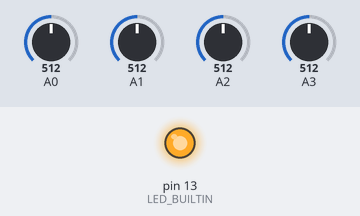
Simulated run of this sketch. Board: Arduino Uno, built with avr-gcc and run on an emulated ATmega328P. Shown: output pins drawn as LEDs (lit = HIGH). The test bench sets the inputs (shaded band); at power-on: A0 = 512, A1 = 512, A2 = 512, A3 = 512. What the sketch prints to the serial monitor is not drawn.

Above: at 0.01 s.
At 2.8 s:
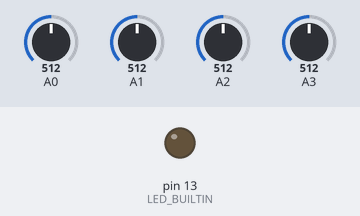
2.9 s: A0 set to 716
4.6 s: A1 set to 716
6.2 s: A2 set to 716
7.7 s: A3 set to 716
9.2 s: A0 set to 992
11.3 s: A1 set to 992
Timing chart, 0 to 13.9 s (numbered marks = the images above; inputs shaded):
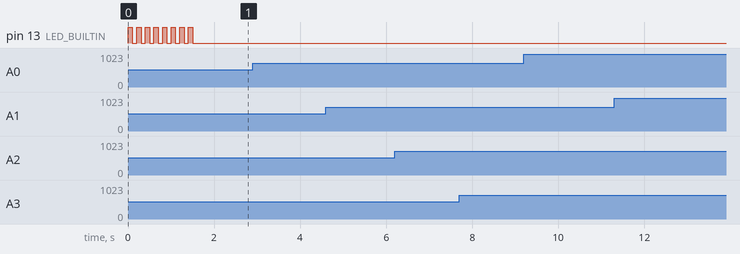

Measured:
- after the input at 2.9 s, every drawn part: stays the same
- after the input at 4.6 s, every drawn part: stays the same
- after the input at 6.2 s, every drawn part: stays the same
- after the input at 7.7 s, every drawn part: stays the same
- after the input at 9.2 s, every drawn part: stays the same
- after the input at 11.3 s, every drawn part: stays the same

The sketch:

ArduinoCode.ino
```cpp
#include "COBS.h"
#include "Crc16.h"

#define BAUDRATE 115200             //Data Speed
#define PACKET_SIZE 512            // Input Packet size
#define HEADER_SIZE 6

typedef union                       // Used for float to byte conversion
{
  float number;
  uint8_t bytes[4];
} FLOATUNION_t;

// Packet structure:
//
// <lenlo> <lenhi> <crc16ln> <crc16hi> <cmd> <dataType> [data]
//
// <lenlo>    Packet length low
// <lenhi>    Packet length high
// <crclo>    CRC16 checksum low
// <crchi>    CRC16 checksum high
// <cmd>      Command byte
// <dataType> Data type
// [data]     Data bytes
//
//
// Data Type Identifiers:
//
//  01 - ByteArray
//  02 - bool
//  03 - int
//  04 - float
//  05 - string
//  06 - int2
//  07 - int3
//  08 - float2
//  09 - float3
//  10 - float4

//============================================================================//
//========================================================// Serial Declarations

int bytesReceived = 0;                        // number of bytes received
const uint8_t packetMarker = (uint8_t) 0x00;  // packet marker
uint8_t inputBuffer[PACKET_SIZE];             // buffer to store input
Crc16 crc;                                    // CRC algorithm for checksum


//============================================================================//
//========================================================// Lifecycle functions

int testPin = 0;
float testVal = 0;


//--------------------------------------------------------//
//------------------------------// setup - called at startup
void setup()
{
  // put your setup code here, to run once:
  Serial.begin(BAUDRATE);
  pinMode(LED_BUILTIN, OUTPUT);
  pinMode(testPin, INPUT);

  flashLED(8, 100);
}


//--------------------------------------------------------//
//--------------------------------// loop - called in a loop
void loop()
{
  // receive data from computer
  //  receive();

  //testVal = analogRead(testPin);
  //Serial.println(analogRead(A3));
  //send raw sensor values
  sendFloat(2, smooth(A0));
  sendFloat(3, smooth(A1));
  sendFloat(4, smooth(A2));

  //remap A3 to take 0-1023 -> -180-180
  //float angle = map(analogRead(A3), 0, 1023, -1, 1);
  float angle = smooth(A3);
  sendFloat(5, angle);

  delay(10);

  // put your main code here, to run repeatedly:
}


// SMOOTH FUNCTION

int smooth(int sensor) {

  int value = 0;
  int numReadings = 15;

  for (int i = 0; i < numReadings; i++) {
    // Read sensor data
    value = value + analogRead(sensor);

    // 1ms pause adds more stability between reads.
    delay(1);
  }

  // Take an average of all the readings.
  value = value / numReadings;

  // Scale to 8 bits (0 - 255).
  //  value = value / 4;

  return value;
}

//// SMOOTH FUNCTION


//============================================================================//
//===========================================================// Serial functions

//--------------------------------------------------------//
//-----------------------------------------// Send ByteArray
void sendBytes(int cmd, uint8_t* bytes, size_t len) {
  sendPacket(cmd, 1, bytes, len);
}


//--------------------------------------------------------//
//-------------------------------------------// Send Boolean
void sendBool(int cmd, bool b)
{
  uint8_t buffer[4];
  copyIntToBuf(b, buffer, 0);
  sendPacket(cmd, 2, buffer, 1);
}


//--------------------------------------------------------//
//-------------------------------------------// Send Integer
void sendInt(int cmd, int i)
{
  uint8_t buffer[4];
  copyIntToBuf(i, buffer, 0);
  sendPacket(cmd, 3, buffer, 4);
}


//--------------------------------------------------------//
//---------------------------------------------// Send Float
void sendFloat(int cmd, float f)
{
  uint8_t buffer[4];
  copyFloatToBuf(f, buffer, 0);
  sendPacket(cmd, 4, buffer, 4);
}


//--------------------------------------------------------//
//--------------------------------------------// Send String
void sendString(int cmd, uint8_t* s, size_t len)
{
  sendPacket(cmd, 5, s, len);
}


//--------------------------------------------------------//
//----------------------------------------// Send 2 Integers
void sendInt2(int cmd, int i1, int i2)
{
  uint8_t buffer[8];
  copyIntToBuf(i1, buffer, 0);
  copyIntToBuf(i2, buffer, 4);
  sendPacket(cmd, 6, buffer, 8);
}


//--------------------------------------------------------//
//----------------------------------------// Send 3 Integers
void sendInt3(int cmd, int i1, int i2, int i3)
{
  uint8_t buffer[12];
  copyIntToBuf(i1, buffer, 0);
  copyIntToBuf(i2, buffer, 4);
  copyIntToBuf(i3, buffer, 8);
  sendPacket(cmd, 7, buffer, 12);
}


//--------------------------------------------------------//
//------------------------------------------// Send 2 Floats
void sendFloat2(int cmd, float f1, float f2)
{
  uint8_t buffer[8];
  copyFloatToBuf(f1, buffer, 0);
  copyFloatToBuf(f2, buffer, 4);
  sendPacket(cmd, 8, buffer, 8);
}


//--------------------------------------------------------//
//------------------------------------------// Send 3 Floats
void sendFloat3(int cmd, float f1, float f2, float f3)
{
  uint8_t buffer[12];
  copyFloatToBuf(f1, buffer, 0);
  copyFloatToBuf(f2, buffer, 4);
  copyFloatToBuf(f3, buffer, 8);
  sendPacket(cmd, 9, buffer, 12);
}


//--------------------------------------------------------//
//------------------------------------------// Send 4 Floats
void sendFloat4(int cmd, float f1, float f2, float f3, float f4)
{
  uint8_t buffer[16];
  copyFloatToBuf(f1, buffer, 0);
  copyFloatToBuf(f2, buffer, 4);
  copyFloatToBuf(f3, buffer, 8);
  copyFloatToBuf(f4, buffer, 12);
  sendPacket(cmd, 10, buffer, 16);
}


//--------------------------------------------------------//
//-------------------------------------// Send data to Unity
void sendPacket(int cmd, int dataType, uint8_t* buffer, size_t len)
{
  int checksum = crc.computeChecksum(buffer, len);
  uint8_t serialPacket[len + HEADER_SIZE];

  serialPacket[0] = (uint8_t) (len & 0xff);
  serialPacket[1] = (uint8_t) ((len >> 8) & 0xff);
  serialPacket[2] = (uint8_t) (checksum & 0xff);
  serialPacket[3] = (uint8_t) ((checksum >> 8) & 0xff);
  serialPacket[4] = (uint8_t) cmd;
  serialPacket[5] = (uint8_t) dataType;

  memcpy(serialPacket + HEADER_SIZE * sizeof(uint8_t), buffer, len * sizeof(uint8_t));

  uint8_t _encodeBuffer[COBS::getEncodedBufferSize(len + HEADER_SIZE)];

  size_t numEncoded = COBS::encode(serialPacket, len + HEADER_SIZE, _encodeBuffer);

  Serial.write(_encodeBuffer, numEncoded);
  Serial.write(packetMarker);
}


//--------------------------------------------------------//
//------------------------------------// Get data from Unity
void receive()
{
  if (Serial.available())
  {

    uint8_t x = Serial.read();

    if (x == packetMarker)
    {
      if (bytesReceived > HEADER_SIZE)
        parseData();
      bytesReceived = 0;
    }
    else
    {
      if (bytesReceived >= PACKET_SIZE)
      {
        // Packet overrun. if this happens, dismiss current packet.
        // If this happens your PACKET_SIZE is too small!
        bytesReceived = 0;
      }
      else
      {
        inputBuffer[bytesReceived++] = x;
      }
    }
  }
}


//--------------------------------------------------------//
//-----------------------------------------// Parse the data
void parseData()
{
  // decode packet
  uint8_t decodedBuffer[bytesReceived + 5];     // buffer to decoded input
  int decodedPacketSize = COBS::decode(inputBuffer, bytesReceived, decodedBuffer);

  // disect packt
  int len = decodedBuffer[0] | (decodedBuffer[1] << 8);
  int checksum = decodedBuffer[2] | (decodedBuffer[3] << 8);
  int cmd = decodedBuffer[4];
  int dataType = decodedBuffer[5];
  uint8_t dataPacket[decodedPacketSize - HEADER_SIZE];
  memcpy(dataPacket, decodedBuffer + HEADER_SIZE * sizeof(uint8_t), (decodedPacketSize - HEADER_SIZE) * sizeof(uint8_t));

  // check length
  if ((decodedPacketSize - HEADER_SIZE) != len)
  {
    //    flashLED(4, 100);
    return;
  }

  // checksum
  int packetChecksum = crc.computeChecksum(dataPacket, decodedPacketSize - HEADER_SIZE);
  if (checksum != packetChecksum)
  {
    //    flashLED(6, 100);
    return;
  }

  // echo msg back - remove this and add your own implementation below
  sendPacket(cmd, dataType, dataPacket, decodedPacketSize - HEADER_SIZE);

  // deal with data here. don't forget about the command byte!
  switch (dataType)
  {
    case 1: // ByteArray
      {
        uint8_t* bytes = dataPacket;
        size_t bytesLen = decodedPacketSize - HEADER_SIZE;
        // use the byte array here
      }
      break;
    case 2: // bool
      {
        bool b = getBoolFromBuf(dataPacket, 0);
        // use the boolean here
      }
      break;
    case 3: // int
      {
        int i = getIntFromBuf(dataPacket, 0);
        // use the integer here
      }
      break;
    case 4: // float
      {
        float f = getFloatFromBuf(dataPacket, 0);
        // use the float here
      }
      break;
    case 5: // string
      {
        char* string = (char*) dataPacket;
        // use the string here
      }
      break;
    case 6: // int2
      {
        int i1 = getIntFromBuf(dataPacket, 0);
        int i2 = getIntFromBuf(dataPacket, 4);
        // use the integers here
      }
      break;
    case 7: // int3
      {
        int i1 = getIntFromBuf(dataPacket, 0);
        int i2 = getIntFromBuf(dataPacket, 4);
        int i3 = getIntFromBuf(dataPacket, 8);
        // use the integers here
      }
      break;
    case 8: // float2
      {
        float f1 = getFloatFromBuf(dataPacket, 0);
        float f2 = getFloatFromBuf(dataPacket, 4);
        // use the floats here
      }
      break;
    case 9: // float3
      {
        float f1 = getFloatFromBuf(dataPacket, 0);
        float f2 = getFloatFromBuf(dataPacket, 4);
        float f3 = getFloatFromBuf(dataPacket, 8);
        // use the floats here
      }
      break;
    case 10: // float4
      {
        float f1 = getFloatFromBuf(dataPacket, 0);
        float f2 = getFloatFromBuf(dataPacket, 4);
        float f3 = getFloatFromBuf(dataPacket, 8);
        float f4 = getFloatFromBuf(dataPacket, 12);
        // use the floats here
      }
      break;
    default:
      break;
  }

}


//============================================================================//
//======================================================// Utilities and Helpers

//--------------------------------------------------------//
//----------------------------------------------// Flash LED
void flashLED(int n, int d) {
  for (int i = 0; i < n; i++) {
    digitalWrite(LED_BUILTIN, HIGH);
    delay(d);
    digitalWrite(LED_BUILTIN, LOW);
    delay(d);
  }
}


//--------------------------------------------------------//
//------------------------------------// Copy bool to buffer
void copyBoolToBuf(bool val, uint8_t* buffer, int offset)
{
  byte* b = (byte*) &val;
  memcpy(buffer + offset, b, 1);
}


//--------------------------------------------------------//
//-------------------------------------// Copy int to buffer
void copyIntToBuf(int val, uint8_t* buffer, int offset)
{
  byte* b = (byte*) &val;
  memcpy(buffer + offset, b, 4);
}


//--------------------------------------------------------//
//-----------------------------------// Copy float to buffer
void copyFloatToBuf(float val, uint8_t* buffer, int offset)
{
  byte* b = (byte*) &val;
  memcpy(buffer + offset, b, 4);
}


//--------------------------------------------------------//
//--------------------------------// Get boolean from buffer
bool getBoolFromBuf(uint8_t* buffer, int offset) {
  return (bool) buffer[offset];
}


//--------------------------------------------------------//
//--------------------------------// Get integer from buffer
int getIntFromBuf(uint8_t* buffer, int offset) {
  return buffer[offset] |
         (buffer[offset + 1] << 8) |
         (buffer[offset + 2] << 16) |
         (buffer[offset + 3] << 24);
}


//--------------------------------------------------------//
//----------------------------------// Get float from buffer
float getFloatFromBuf(uint8_t* buffer, int offset) {
  FLOATUNION_t f;
  for (int i = 0; i < 4; i++) {
    f.bytes[i] = buffer[offset + i];
  }
  return f.number;
}
```

COBS.h
```cpp
#pragma once

#include "Arduino.h"

class COBS
{
  public:

    static size_t encode(const uint8_t* buffer, size_t size, uint8_t* encodedBuffer)
    {
      size_t readIndex = 0;
      size_t writeIndex = 1;
      size_t codeIndex = 0;
      uint8_t code = 1;

      while (readIndex < size)
      {
        if (buffer[readIndex] == 0)
        {
          encodedBuffer[codeIndex] = code;
          code = 1;
          codeIndex = writeIndex++;
          readIndex++;
        }
        else
        {
          encodedBuffer[writeIndex++] = buffer[readIndex++];
          code++;

          if (code == 0xFF)
          {
            encodedBuffer[codeIndex] = code;
            code = 1;
            codeIndex = writeIndex++;
          }
        }
      }

      encodedBuffer[codeIndex] = code;

      return writeIndex;
    }

    static size_t decode(const uint8_t* encodedBuffer, size_t size, uint8_t* decodedBuffer)
    {
        if (size == 0)
            return 0;

        size_t readIndex = 0;
        size_t writeIndex = 0;
        uint8_t code = 0;
        uint8_t i = 0;

        while (readIndex < size)
        {
            code = encodedBuffer[readIndex];

            if (readIndex + code > size && code != 1)
            {
                return 0;
            }

            readIndex++;

            for (i = 1; i < code; i++)
            {
                decodedBuffer[writeIndex++] = encodedBuffer[readIndex++];
            }

            if (code != 0xFF && readIndex != size)
            {
                decodedBuffer[writeIndex++] = '\0';
            }
        }

        return writeIndex;
    }

    static size_t getEncodedBufferSize(size_t unencodedBufferSize)
    {
        return unencodedBufferSize + unencodedBufferSize / 254 + 1;
    }
};
```

Crc16.h
```cpp
#pragma once

#include "Arduino.h"

class Crc16 {

  public:

    const uint16_t polynomial = 0xA001;
    uint16_t table[256];

    Crc16() {
      uint16_t value;
      uint16_t tempVal;
      for (uint16_t i = 0; i < 256; ++i)
      {
        value = 0;
        tempVal = i;
        for (uint8_t j = 0; j < 8; ++j)
        {
          if (((value ^ tempVal) & 0x0001) != 0)
          {
            value = (uint16_t)((value >> 1) ^ polynomial);
          }
          else
          {
            value >>= 1;
          }
          tempVal >>= 1;
        }
        table[i] = value;
      }
    }

    uint16_t computeChecksum(const uint8_t* buffer, size_t size) {
      uint16_t crc = 0;
      for (int i = 0; i < size; ++i)
      {
        uint8_t index = (uint8_t)(crc ^ buffer[i]);
        crc = (uint16_t)((crc >> 8) ^ table[index]);
      }
      return crc;
    }
};
```
